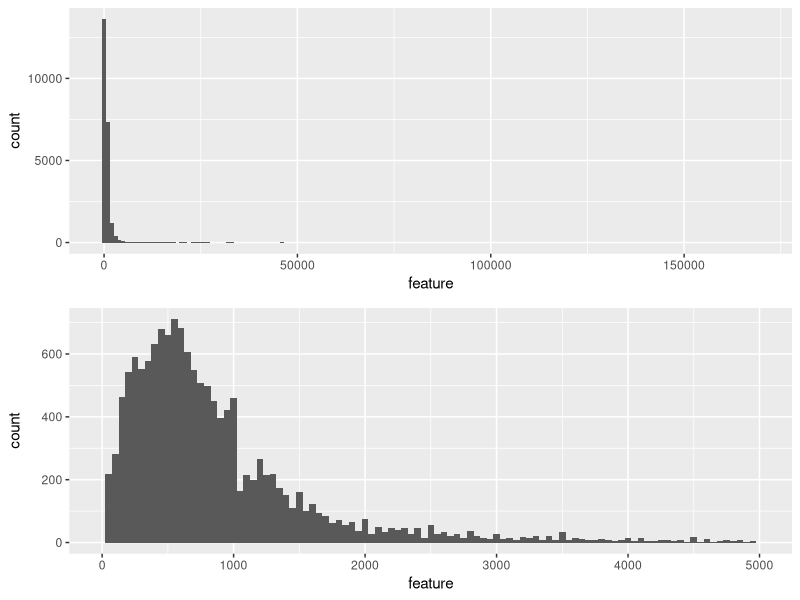
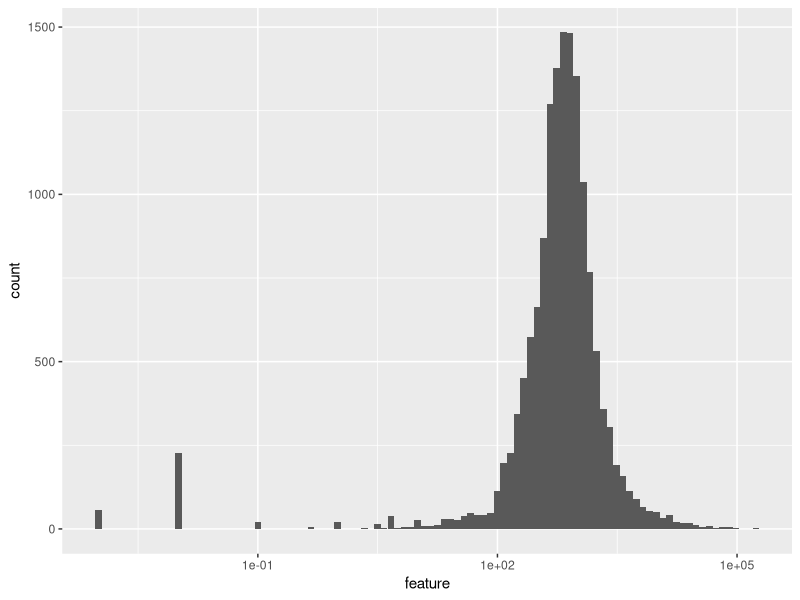
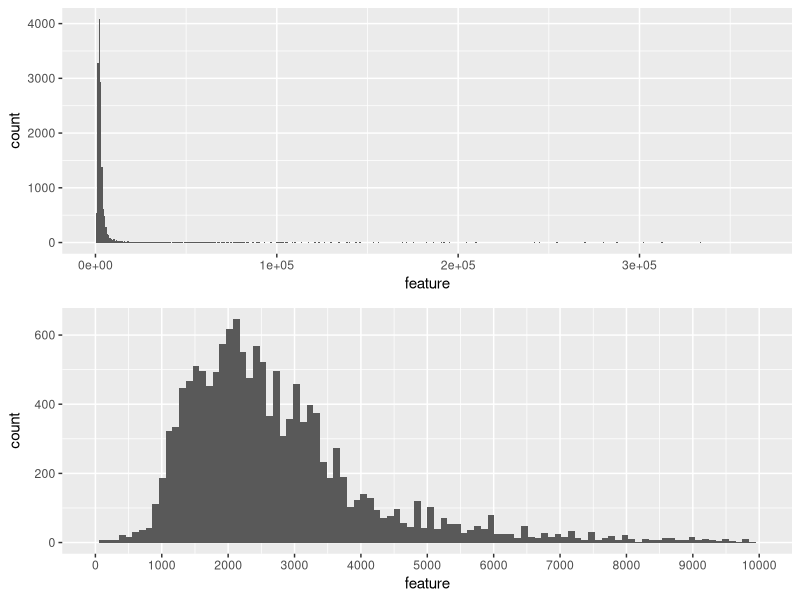
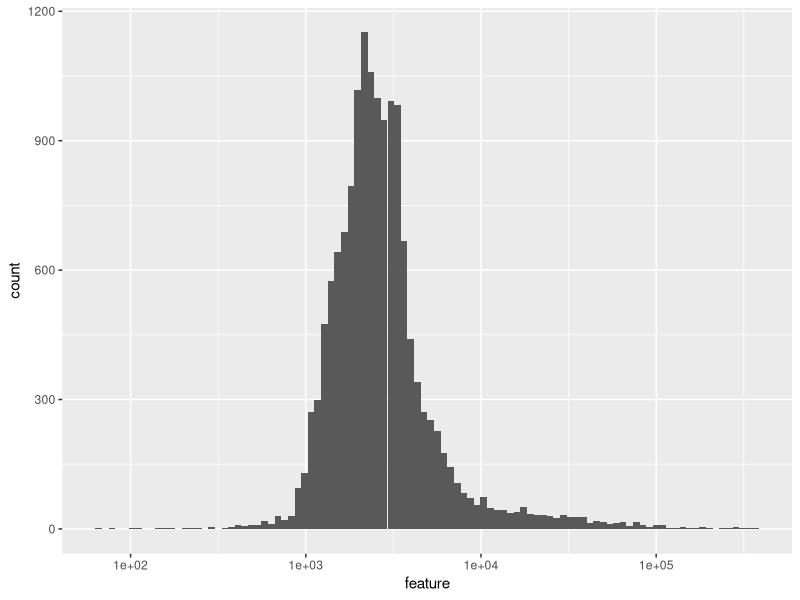
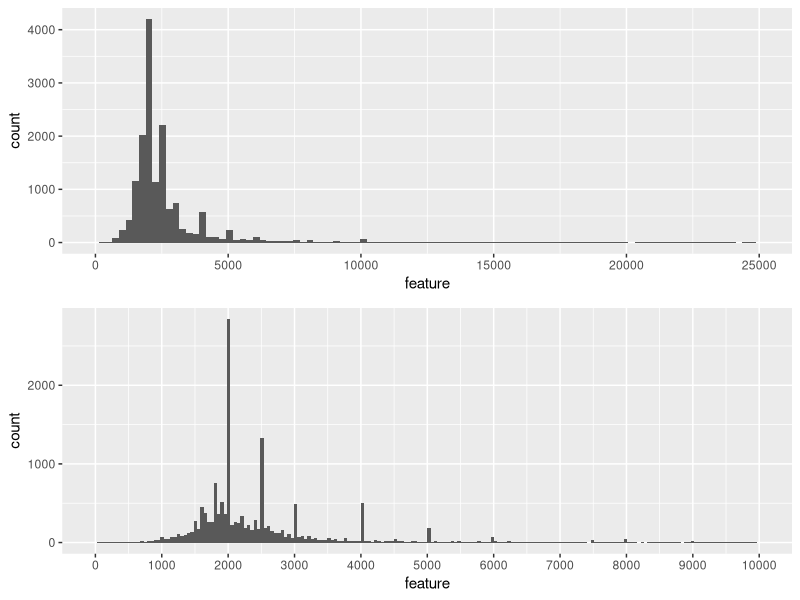
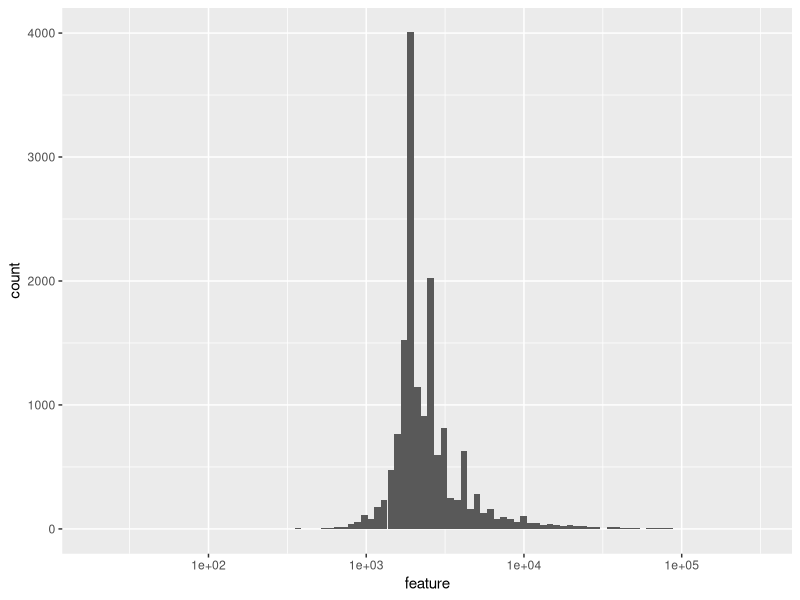
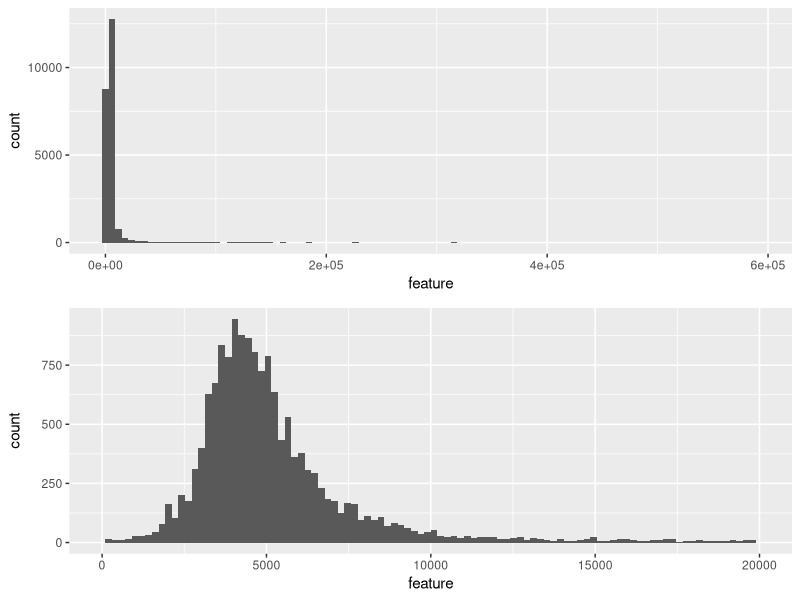
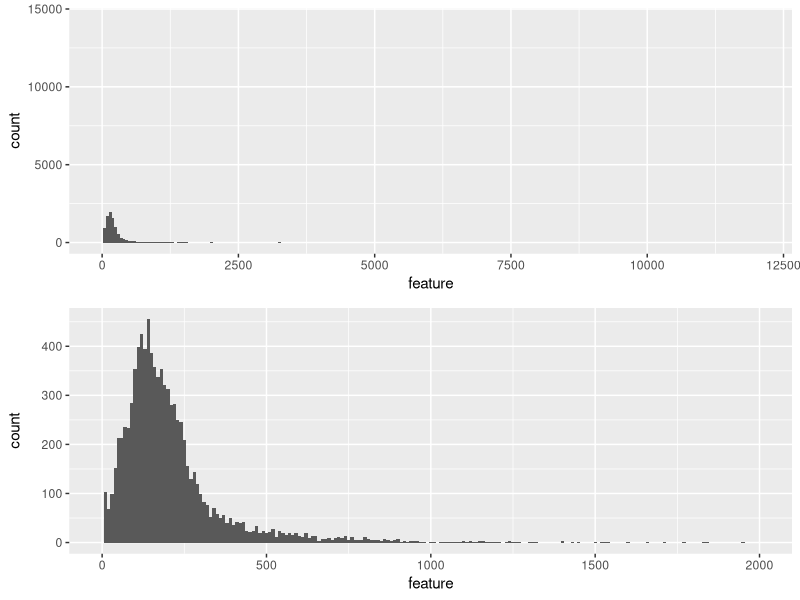

These charts were generated, in order, by the following R code:
## ---- chunk 1

library(ggplot2)
library(openxlsx)
library(gdata)
library(dplyr)
library(stats)
library(gridExtra)
library(grid)
library(gtable)
## ---- chunk 2
knitr::opts_chunk$set(warning=FALSE, message=FALSE)
## ---- chunk 3
# load the data 
sales <- read.xlsx("rollingsales_brooklyn.xlsx", sheet = 1, startRow = 5,
                   detectDates = TRUE)

# convert all column names to lower case
colnames(sales) <- tolower(colnames(sales))

# substitute empty strings with NA
sales[sales$tax.class.at.present =='  ', ]$tax.class.at.present <- NA
sales[sales$building.class.at.present =='  ', ]$building.class.at.present <-NA 
sales[sales$apartment.number == "            ", ]$apartment.number <-NA

# substitute zero zipcodes with NA
sales[sales$zip.code == 0,11] <-NA

# convert all categorical values to factor
sales$neighborhood <- as.factor(sales$neighborhood)
sales$building.class.category <- as.factor(sales$building.class.category)
sales$tax.class.at.present <- as.factor(sales$tax.class.at.present)
sales$building.class.at.present <- as.factor(sales$building.class.at.present)
sales$tax.class.at.time.of.sale <- as.factor(sales$tax.class.at.time.of.sale)
sales$building.class.at.time.of.sale <-
  as.factor(sales$building.class.at.time.of.sale)
sales$block <- as.factor(sales$block)
sales$lot <- as.factor(sales$lot)
sales$zip.code <- as.factor(sales$zip.code)

# substitute zeros and probably erroneus years with NA
sales[!is.na(sales$year.built) & sales$year.built == 1380,17] <- NA
sales[!is.na(sales$year.built) & sales$year.built == 1050,17] <- NA
sales[!is.na(sales$year.built) & sales$year.built == 0, 17] <- NA

# trim whitespaces
sales$neighborhood <- trim(sales$neighborhood)
sales$building.class.category <- trim(sales$building.class.category)
sales$address <- trim(sales$address)
sales$apartment.number <- trim(sales$apartment.number)
## ---- chunk 4
#  plots basic histogram
hist_base <- function(feature,  ...){
  ggplot(sales, aes(feature)) + geom_histogram( ... )
}
# plots basic bar chart
bar_base <- function(feature){
  ggplot(sales, aes(feature)) + geom_bar()
}
# arrange 2 plots in grid
plot_grid <- function(p1, p2, dir = "vertical"){
  g1 <- ggplotGrob(p1)
  g2 <- ggplotGrob(p2)
  
  if (dir == "vertical") {
    g = rbind(g1, g2, size="first")
    g$widths = grid::unit.pmax(g1$widths, g2$widths)
  } else if (dir == "horizontal") {
    g = cbind(g1,g2, size = "first")
    g$heights = grid::unit.pmax(g1$heights, g2$heights)
  }
  grid::grid.newpage()
  grid::grid.draw(g)
}

## ---- chunk 5
str(sales)
head(sales)

## ---- chunk 6
summary(sales$sale.price)

## ---- chunk 7
head(table(sales$sale.price))
## ---- chunk 8
nonzero_prices <- subset(sales, sale.price > 0)
summary(nonzero_prices$sale.price)
## ---- chunk 9
# select properties with 1$ price
one_dollar_sale <- sales %>%
  filter(sale.price == 1) %>%
  select(building.class.category,address, year.built,
         gross.square.feet, sale.price)
head(one_dollar_sale,10)
## ---- chunk 10
p1 <- hist_base(sales$sale.price/1000, binwidth = 1000)
p2 <- hist_base(sales$sale.price/1000, binwidth = 50) + xlim(0.001,5000)
plot_grid(p1, p2)
## ---- chunk 11
hist_base(sales$sale.price/1000,bins = 100) + scale_x_log10()
## ---- chunk 12
summary(sales$gross.square.feet)
## ---- chunk 13
summary(subset(sales, gross.square.feet > 0)$gross.square.feet)
## ---- chunk 14
p1 <- hist_base(sales$gross.square.feet, bins = 500) + 
  scale_x_continuous(limits = c(1, 366000))
plot <-hist_base(sales$gross.square.feet, bins = 100) 
p2 <- plot + scale_x_continuous(limits = c(1, 10000), 
                                breaks = seq(0,10000,1000))
plot_grid(p1, p2)
## ---- chunk 15
plot + scale_x_log10()
## ---- chunk 16
summary(sales$land.square.feet)
## ---- chunk 17
summary(subset(sales, land.square.feet > 0)$land.square.feet)
## ---- chunk 18
plot <-hist_base(sales$land.square.feet, bins = 100)
p1 <- plot +  scale_x_continuous(limits = c(1, 25000))
p2 <- hist_base(sales$land.square.feet, bins = 200) +
  scale_x_continuous(limits = c(1, 10000), breaks = seq(0,10000,1000))
plot_grid(p1, p2)
## ---- chunk 19
plot + scale_x_log10()
## ---- chunk 20
# create new feature "total square feet" as sum of land and gross sf
sales <- mutate(sales, total.square.feet = land.square.feet + gross.square.feet)
## ---- chunk 21
summary(sales$total.square.feet)
## ---- chunk 22
summary(subset(sales, total.square.feet > 0)$total.square.feet)
## ---- chunk 23
p1 <- hist_base(sales$total.square.feet, bins = 100)
p2 <- p1 + scale_x_continuous(limits = c(1,20000))
plot_grid(p1, p2)
## ---- chunk 24
# create new feature "price.square.foot" price divided by total sq.ft
sales$price.square.foot <- 
   ifelse(sales$total.square.feet > 0,
          round(sales$sale.price / sales$total.square.feet, 2), 0)
## ---- chunk 25
summary(subset(sales, price.square.foot > 0)$price.square.foot)

## ---- chunk 26
p1 <- hist_base(sales$price.square.foot, binwidth = 50) +
  scale_x_continuous(limits = c(0, 12060))
p2 <- hist_base(sales$price.square.foot, binwidth = 10) +
  scale_x_continuous(limits = c(0.01, 2000))
plot_grid(p1, p2)
## ---- chunk 27
summary(sales$year.built)
## ---- chunk 28
p1 <- hist_base(sales$year.built, binwidth = 5) +
  scale_x_continuous(limits = c(1800,2020), breaks = seq(1800,2020,20))
p2 <- hist_base(sales$year.built, binwidth = 1) + 
  scale_x_continuous(limits = c(1800,2020), breaks = seq(1800,2020,20))
plot_grid(p1, p2)
## ---- chunk 29
table(sales$residential.units)
## ---- chunk 30
p1 <- hist_base(sales$residential.units, binwidth = 1)
p2 <- p1 + scale_x_continuous(limits = c(0,50))
plot_grid(p1, p2)
## ---- chunk 31
table(sales$commercial.units)
## ---- chunk 32
p1 <- hist_base(sales$commercial.units, binwidth = 1)
p2 <- p1 + scale_x_continuous(limits = c(0,20))
plot_grid(p1, p2)
## ---- chunk 33
table(sales$total.units)
## ---- chunk 34
p1 <- hist_base(sales$total.units, binwidth = 1)
p2 <- p1 + scale_x_continuous(limits = c(0,20))
plot_grid(p1, p2)
## ---- chunk 35
table(sales$borough)
## ---- chunk 36
# barplot with bars reordered by count
ggplot(sales,
       aes(x= reorder(neighborhood,neighborhood,function(x) length(x)))) + 
  geom_bar() + coord_flip() +
  labs(x = "Neighborhood")

## ---- chunk 37
sort(table(sales$building.class.category), decreasing = TRUE)[1:10]

## ---- chunk 38
ggplot(sales, aes(x = reorder(building.class.category,
                              building.class.category,
                              function(x) length(x)))) + 
  geom_bar() +
  coord_flip() +
  scale_y_log10(breaks = c(10,100,500,1000,5000)) +
  labs(x= "Building class category")
  
## ---- chunk 39
table(sales$tax.class.at.present)
## ---- chunk 40
sort(table(sales$block), decreasing = TRUE) [1:10]
## ---- chunk 41
sort(table(sales$lot), decreasing = TRUE) [1:10]
## ---- chunk 42
table(sales$`ease-ment`)
## ---- chunk 43
sort(table(sales$building.class.at.present), decreasing = TRUE)[1:10]
## ---- chunk 44
table(sales$building.class.at.present)
## ---- chunk 45
sort(table(sales$address), decreasing = TRUE)[1:5]
## ---- chunk 46
bar_base(sales$zip.code) +
  coord_flip() +
  labs(x = "zip code")
## ---- chunk 47
table(sales$tax.class.at.time.of.sale)
## ---- chunk 48
sort(table(sales$building.class.at.time.of.sale), decreasing = TRUE)
## ---- chunk 49
p1 <- hist_base(sales$sale.date, binwidth = 1)
p2 <- hist_base(sales$sale.date, binwidth = 7) +
  scale_x_date(date_breaks = '1 month') +
  theme(axis.text.x = element_text(angle=60, hjust=1))
plot_grid(p1, p2)
## ---- chunk 50
p1 <- ggplot(sales, aes(gross.square.feet, sale.price/1000)) +
  geom_point(alpha = 0.1) +
  scale_x_continuous(limits = c(0, 50000)) + 
  scale_y_continuous(limits = c(0, 50000)) 

p2 <-ggplot(sales, aes(gross.square.feet, sale.price/1000)) +
  geom_point(alpha = 0.1) +
  scale_x_continuous(limits = c(1, 10000)) + 
  scale_y_continuous(limits = c(1, 10000)) + 
  geom_smooth()

plot_grid(p1,p2,"horizontal")
## ---- chunk 51
cor = cor.test(sales$sale.price, sales$gross.square.feet)
cor$estimate
## ---- chunk 52
p1 <- ggplot(sales, aes(land.square.feet, sale.price/1000)) +
  geom_point(alpha = 0.1) 

p2 <-ggplot(sales, aes(land.square.feet, sale.price/1000)) +
  geom_point(alpha = 0.1) +
  scale_x_continuous(limits = c(1, 10000)) + 
  scale_y_continuous(limits = c(1, 10000)) 

plot_grid(p1,p2,"horizontal")
## ---- chunk 53
cor = cor.test(sales$sale.price, sales$land.square.feet)
cor$estimate
## ---- chunk 54
p1 <- ggplot(sales, aes(total.square.feet, sale.price/1000)) +
  geom_point(alpha = 0.1) +
  scale_x_continuous(limits = c(0, 50000)) + 
  scale_y_continuous(limits = c(0, 50000)) 

p2 <- ggplot(sales, aes(total.square.feet, sale.price/1000)) +
  geom_point(alpha = 0.1) +
  scale_x_continuous(limits = c(1, 10000)) + 
  scale_y_continuous(limits = c(1, 10000)) + 
  geom_smooth(method = "lm")

plot_grid(p1, p2, "horizontal")
## ---- chunk 55
cor = cor.test(sales$sale.price, sales$total.square.feet)
cor$estimate
## ---- chunk 56
ggplot(sales, aes(total.square.feet, price.square.foot)) + 
  geom_point(alpha = 1/20) + 
  scale_x_continuous(limits = c(1,10000)) +
  scale_y_continuous(limits = c(1,1000)) + 
  geom_smooth()
## ---- chunk 57
p1 <-ggplot(sales, aes(year.built, price.square.foot)) + 
  geom_point(alpha = 1/20)  

p2 <- ggplot(sales, aes(year.built, price.square.foot)) + 
  geom_jitter(alpha = 1/30, width = 1) + 
  scale_x_continuous(limits = c(1895,2016), breaks = seq(1890,2020,20)) + 
  scale_y_continuous(limits = c(1,2000))

plot_grid(p1, p2)
## ---- chunk 58
# add new feature "year.built.bucket" - divide years to 10 year buckets
sales$year.built.bucket <- cut(sales$year.built,
                               breaks = seq(1890,2020,10),
                               dig.lab = 4)
## ---- chunk 59
ggplot(subset(sales,price.square.foot > 0),
       aes( year.built.bucket,price.square.foot)) + 
  geom_boxplot(outlier.colour = NA) + 
  scale_y_continuous(limits = c(0,1000)) +
  theme(axis.text.x = element_text(angle=60, hjust=1))
## ---- chunk 60
ggplot(filter(sales, price.square.foot > 0),
       aes(neighborhood, price.square.foot)) + 
  geom_boxplot() + 
  coord_flip(ylim = c(1,2500)) 
## ---- chunk 61
ggplot(filter(sales, sale.price > 0),
       aes(neighborhood, sale.price/(total.units * 1000))) + 
  geom_boxplot() + 
  coord_flip(ylim = c(0,5000))
## ---- chunk 62
ggplot(filter(sales,gross.square.feet >0),
       aes(neighborhood, gross.square.feet)) + 
  geom_boxplot() + 
  scale_y_log10() +
  coord_flip()
## ---- chunk 63
ggplot(filter(sales,gross.square.feet >0),
       aes(neighborhood, gross.square.feet/total.units)) + 
  geom_boxplot() + 
  coord_flip(ylim = c(0,30000))
## ---- chunk 64
ggplot(filter(sales,gross.square.feet >0),
       aes(neighborhood, gross.square.feet/total.units)) + 
  geom_boxplot() + 
  coord_flip(ylim = c(0,10000))
## ---- chunk 65
ggplot(filter(sales,sale.price > 0),
       aes(tax.class.at.present, sale.price/1000)) + 
  geom_boxplot() +
  coord_cartesian(ylim = c(0,10000))
## ---- chunk 66
ggplot(filter(sales,price.square.foot >0), aes(price.square.foot)) + 
  geom_density(aes(color = tax.class.at.present)) +
  coord_cartesian(xlim = c(0,2000)) +
  scale_color_brewer(palette = "Dark2")
## ---- chunk 67
ggplot(filter(sales,price.square.foot > 0),
       aes(tax.class.at.present, price.square.foot)) + 
  geom_boxplot() +
  coord_cartesian(ylim = c(0,3000))
## ---- chunk 68
ggplot(filter(sales,gross.square.feet > 0), aes(gross.square.feet)) + 
  geom_density(aes(color = tax.class.at.time.of.sale)) + 
  coord_cartesian(xlim = c(1,20000))
## ---- chunk 69
ggplot(sales, aes(neighborhood) ) +
  geom_bar(aes(fill= tax.class.at.time.of.sale), position = "dodge") + 
  coord_flip() + scale_fill_brewer(palette = "Set1")
## ---- chunk 70
ggplot(sales, aes(neighborhood) ) +
  geom_bar(aes(fill= tax.class.at.time.of.sale), position = "fill") + 
  coord_flip() +
  scale_fill_brewer(palette = 'Set1')
## ---- chunk 71
ggplot(sales, aes(building.class.category, price.square.foot)) +
  geom_boxplot() + 
  coord_flip() + 
  scale_y_continuous(limits = c(1,1000))
## ---- chunk 72
ggplot(sales, aes(sale.date, sale.price/1000)) +
  geom_point(alpha = 1/5) +
  scale_x_date(date_breaks = '1 month') + 
  scale_y_continuous(limits = c(0,50000)) +
  theme(axis.text.x = element_text(angle=60, hjust=1))
## ---- chunk 73
# added summary statistics to the plot
ggplot(sales, aes(sale.date, sale.price/1000)) + 
  geom_point(alpha = 1/20) + 
  geom_line(color = 'red',stat = "summary", fun.y = mean) + 
  scale_x_date(date_breaks = '1 month') +
  scale_y_continuous(limits = c(1,10000)) +
  theme(axis.text.x = element_text(angle=60, hjust=1))
## ---- chunk 74
ggplot(sales, aes(sale.date, price.square.foot)) +
  geom_point(alpha = 1/5) +
  scale_x_date(date_breaks = '1 month') + 
  scale_y_continuous(limits = c(1,1000)) +
  geom_smooth(method = 'gam') +
  theme(axis.text.x = element_text(angle=60, hjust=1))
## ---- chunk 75
ggplot(sales, aes(gross.square.feet, sale.price/1000)) +
  geom_point(aes(color = tax.class.at.time.of.sale),alpha = 0.3) +
  scale_x_continuous(limits = c(1, 10000)) + 
  scale_y_continuous(limits = c(1, 10000)) +
  scale_color_brewer(palette = 'Set2') +
  facet_wrap(~tax.class.at.time.of.sale) + 
  geom_smooth(se = TRUE)
## ---- chunk 76
ggplot(filter(sales,gross.square.feet > 0,sale.price > 0),
       aes(gross.square.feet/total.units,
           sale.price/total.units,
           color = tax.class.at.time.of.sale)) +
  geom_point(alpha = 0.3) +
  scale_y_log10() +
  scale_x_log10() +
  scale_color_brewer(palette = 'Set2') +
  facet_wrap(~tax.class.at.time.of.sale,nrow =2)+
  geom_smooth(se = FALSE)
## ---- chunk 77
ggplot(filter(sales,gross.square.feet > 0,price.square.foot > 10),
       aes(gross.square.feet/total.units,
           price.square.foot)) +
  geom_point(aes(color = tax.class.at.time.of.sale),alpha = 0.3) +
  scale_y_log10() +
  scale_x_log10() +
  scale_color_brewer(palette = 'Set2') +
  geom_smooth(aes(color = tax.class.at.time.of.sale), se = FALSE) + 
  facet_wrap(~tax.class.at.time.of.sale,nrow = 2)
## ---- chunk 78
ggplot(filter(sales,gross.square.feet > 0,sale.price > 1000, year.built >0),
       aes(gross.square.feet/total.units,
           sale.price/total.units)) +
  geom_point(aes(color = year.built),
             alpha = 0.3) +
  scale_y_log10() +
  scale_colour_gradientn(colours = heat.colors(14)) +
  coord_cartesian(xlim = c(10,3000), ylim = c(1000,10000000))
## ---- chunk 79
ggplot(filter(sales, sale.price >1000),
       aes(year.built.bucket,sale.price/total.units)) +
  geom_boxplot(aes(fill = tax.class.at.time.of.sale), outlier.colour = NA) +
  scale_y_log10(limits = c(2000, 100000000)) +
  theme(axis.text.x = element_text(angle=60, hjust=1))
## ---- chunk 80
ggplot(filter(sales, price.square.foot >0),
       aes(year.built.bucket,price.square.foot)) +
  geom_boxplot(aes(fill = tax.class.at.time.of.sale) ) +
  coord_cartesian(ylim = c(0,2000))+
  theme(axis.text.x = element_text(angle=60, hjust=1))
## ---- chunk 81
ggplot(filter(sales, sale.price > 1000),
       aes(sale.price/(total.units*1000),neighborhood)) +
  geom_jitter(aes(color = tax.class.at.time.of.sale),
              height = 0.9, alpha = 1, shape = ".") + 
  coord_cartesian(xlim = c(0,5000))
## ---- chunk 82

ggplot(sales, aes(x = sale.price/1000)) + 
  geom_histogram(bins = 200, fill = 'darkblue') +
  scale_x_log10(breaks = c(1,10,100,1000,10000)) +
  labs(x = "Sale price in $1000",y = "Number of sales",
       title = "Distribution of sale prices on log scale")
## ---- chunk 83
ggplot(filter(sales, sale.price >1000),
       aes(year.built.bucket,sale.price/total.units)) +
  geom_boxplot(aes(fill = tax.class.at.time.of.sale),outlier.colour = NA) +
  scale_y_log10(limits = c(2000,100000000),
                breaks = c(10000,100000,1000000,10000000),
                labels = c("10 000",'100 000','1 000 000','10 000 000')) +
  theme(axis.text.x = element_text(angle=60, hjust=1)) +
  labs(title = "Distribution of sale prices by years built (in log scale)",
       x = 'Year built',
       y = 'Sale price for unit, $',
       fill = 'Tax class')
## ---- chunk 84
ggplot(filter(sales,gross.square.feet > 0,sale.price > 5000),
       aes(gross.square.feet/total.units,
           sale.price/total.units)) +
  geom_point(aes(color = tax.class.at.time.of.sale),alpha = 0.3) +
  scale_y_log10(breaks = c(10000,1000000,100000000),
                labels = c('10 000','1 000 000','100 000 000')) +
  scale_x_log10(labels = c('1000','10 000','100 000'),
                breaks = c(1000,10000,100000)) +
  scale_color_brewer(palette = 'Set2') +
  geom_smooth(aes(color = tax.class.at.time.of.sale), se= FALSE) +
  facet_grid(~tax.class.at.time.of.sale) + 
  labs(title = "Relationship between floor area and price of one unit",
       x = "Gross square feet ",
       y = "Sale price, $",
       color = "Tax class")
